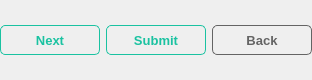
       <widget class="QFrame" name="frame_3">
        <property name="minimumSize">
         <size>
          <width>0</width>
          <height>50</height>
         </size>
        </property>
        <property name="maximumSize">
         <size>
          <width>16777215</width>
          <height>80</height>
         </size>
        </property>
        <property name="frameShape">
         <enum>QFrame::NoFrame</enum>
        </property>
        <property name="frameShadow">
         <enum>QFrame::Plain</enum>
        </property>
        <layout class="QHBoxLayout" name="horizontalLayout_4">
         <property name="leftMargin">
          <number>0</number>
         </property>
         <property name="topMargin">
          <number>0</number>
         </property>
         <property name="rightMargin">
          <number>0</number>
         </property>
         <property name="bottomMargin">
          <number>0</number>
         </property>
         <item>
          <widget class="QPushButton" name="nextPageBtn">
           <property name="minimumSize">
            <size>
             <width>100</width>
             <height>30</height>
            </size>
           </property>
           <property name="maximumSize">
            <size>
             <width>100</width>
             <height>16777215</height>
            </size>
           </property>
           <property name="font">
            <font>
             <pointsize>10</pointsize>
             <bold>true</bold>
            </font>
           </property>
           <property name="cursor">
            <cursorShape>PointingHandCursor</cursorShape>
           </property>
           <property name="styleSheet">
            <string notr="true">QPushButton{
border: 1px solid rgb(26, 194, 161);
border-radius: 5px;
	color: rgb(26, 194, 161);
}
QPushButton:hover, QPushButton:focus{
	background-color: rgb(26, 194, 161);
	color: rgb(255, 255, 255);
}</string>
           </property>
           <property name="text">
            <string>Next</string>
           </property>
          </widget>
         </item>
         <item>
          <widget class="QPushButton" name="submitEntryBtn">
           <property name="minimumSize">
            <size>
             <width>100</width>
             <height>30</height>
            </size>
           </property>
           <property name="maximumSize">
            <size>
             <width>100</width>
             <height>16777215</height>
            </size>
           </property>
           <property name="font">
            <font>
             <pointsize>10</pointsize>
             <bold>true</bold>
            </font>
           </property>
           <property name="cursor">
            <cursorShape>PointingHandCursor</cursorShape>
           </property>
           <property name="styleSheet">
            <string notr="true">QPushButton{
border: 1px solid rgb(26, 194, 161);
border-radius: 5px;
	color: rgb(26, 194, 161);
}
QPushButton:hover, QPushButton:focus{
	background-color: rgb(26, 194, 161);
	color: rgb(255, 255, 255);
}</string>
           </property>
           <property name="text">
            <string>Submit</string>
           </property>
          </widget>
         </item>
         <item>
          <widget class="QPushButton" name="backPageBtn">
           <property name="minimumSize">
            <size>
             <width>100</width>
             <height>30</height>
            </size>
           </property>
           <property name="maximumSize">
            <size>
             <width>100</width>
             <height>16777215</height>
            </size>
           </property>
           <property name="font">
            <font>
             <pointsize>10</pointsize>
             <bold>true</bold>
            </font>
           </property>
           <property name="cursor">
            <cursorShape>PointingHandCursor</cursorShape>
           </property>
           <property name="styleSheet">
            <string notr="true">QPushButton{
border: 1px solid rgb(100, 100, 100);
border-radius: 5px;
	color: rgb(100, 100, 100);
}
QPushButton:hover, QPushButton:focus{
	background-color: rgb(100, 100, 100);
	color: rgb(255, 255, 255);
}</string>
           </property>
           <property name="text">
            <string>Back</string>
           </property>
          </widget>
         </item>
        </layout>
       </widget>
